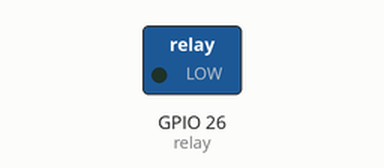
Recording of a sketch running on a simulated ESP32. On the bench: switched loads named in the sketch (green lamp = pin HIGH). Dashed ring = blinking. What the sketch prints to the serial monitor is not drawn.

Above: at 0.2 s.
Timing chart, 0 to 3.0 s (numbered marks = the images above):
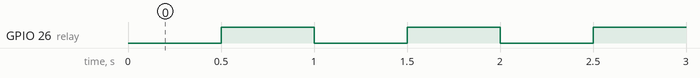

Measured:
- by itself, GPIO 26 (relay): alternates HIGH for 0.50 s and LOW for 0.50 s

The sketch:

ESP32_Relais_Test_output.ino
```cpp
// ESP32 relays test KY-019  tick like a clock
// VCC = 5v
// GND
// IN from gpio 26
// https://oshwlab.com/l.dijkman/esp32-dev-kit-38-pin-to-spi-touch-tft
// https://github.com/ldijkman/ART-ESP32-Touch-TFT-Thermostat
// http://www.Arduino.TK

const int relay = 26;

void setup() {
  Serial.begin(115200);
  pinMode(relay, OUTPUT);
}

void loop() {
  digitalWrite(relay, LOW);
  Serial.println("relays off");
  delay(500);

  digitalWrite(relay, HIGH);
  Serial.println("relays on");
  delay(500);
}
```
